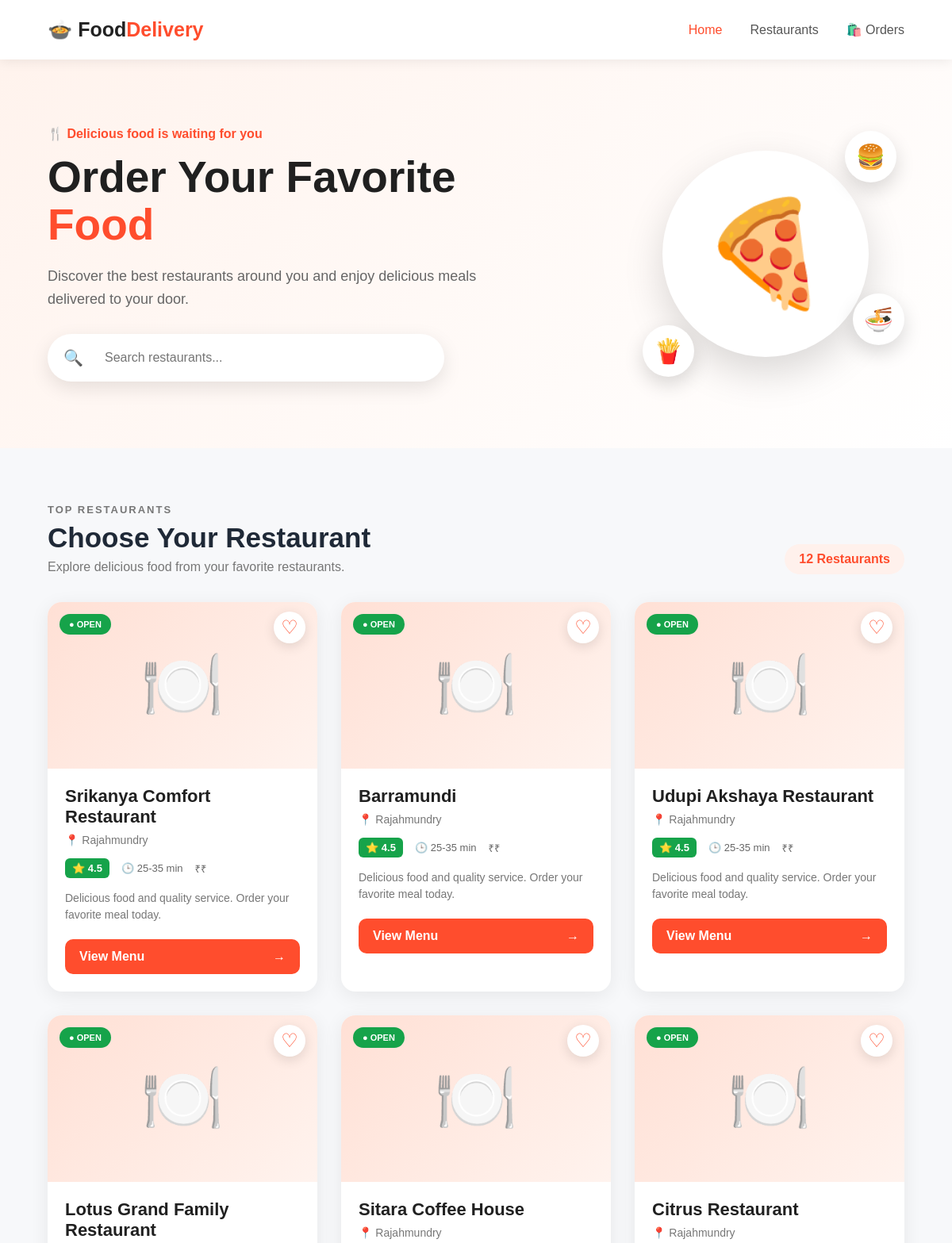
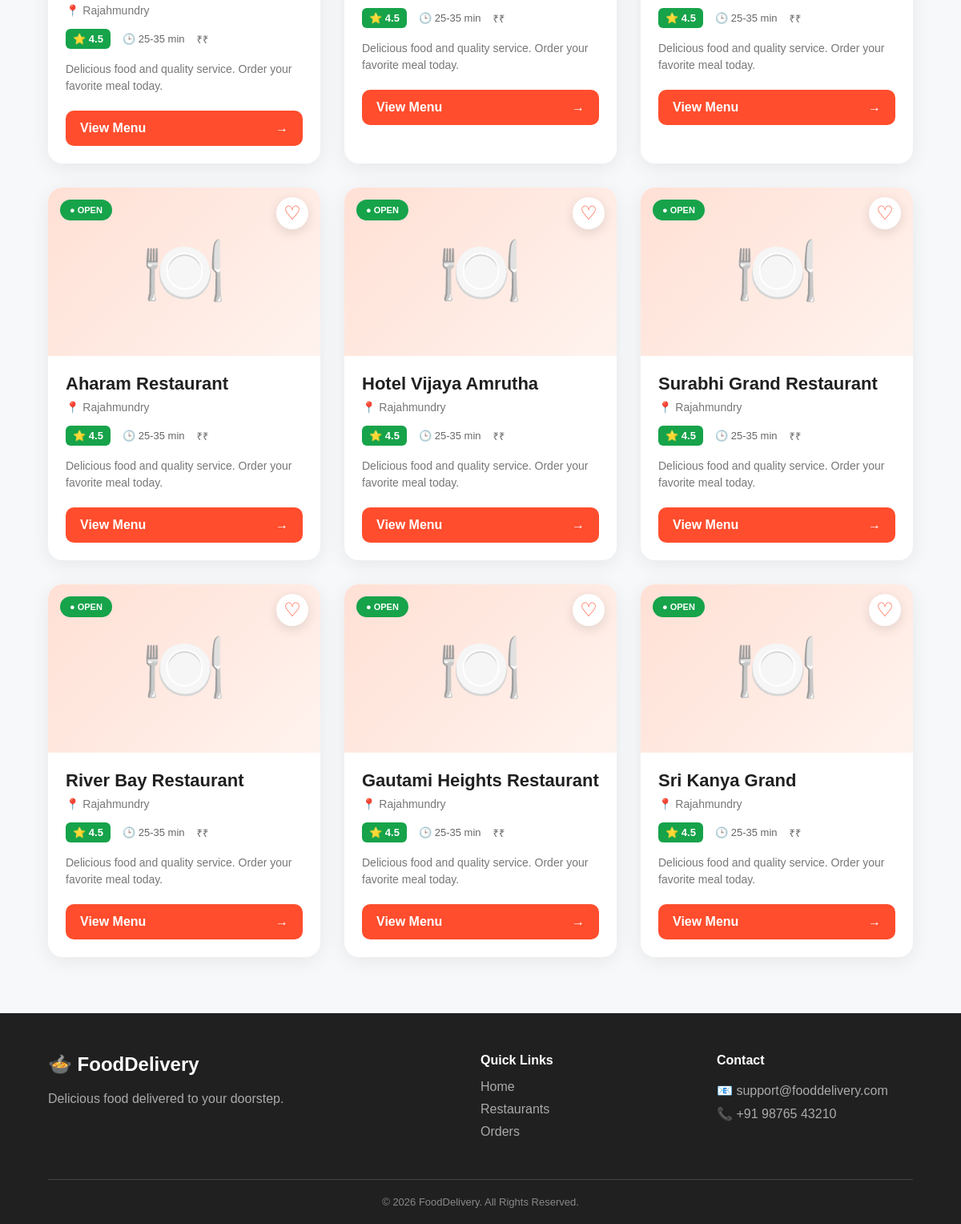
The page / on the database its author committed (2 pictures, top to bottom).
### foodapp/models.py (models this page shows, shortened)
class Restaurant(models.Model):
    name = models.CharField(max_length=100)
    location = models.CharField(
        max_length=200,
        default="Rajahmundry"
    )
    image = models.ImageField(
        upload_to="restaurants/",
        null=True,
        blank=True
    )

### foodapp/views.py (the view)
def home(request):
    restaurants = Restaurant.objects.all()
    return render(
        request,
        "foodapp/home.html",
        {
            "restaurants": restaurants
        }
    )

### foodapp/templates/foodapp/home.html (shortened to what this page needs)
{% load static %}
<!DOCTYPE html>
<html lang="en">
<head>
    <link
        rel="stylesheet"
        href="{% static 'css/restaurants.css' %}"
    >
</head>
<body>
<nav class="navbar">
    <div class="nav-container">
        <a
            href="{% url 'home' %}"
            class="logo"
        >
            🍲 Food<span class="logo-color">Delivery</span>
        </a>
        <div class="nav-links">
            <a
                href="{% url 'home' %}"
                class="active"
            >
                Home
            </a>
            <a href="#restaurants">
                Restaurants
            </a>
            <a href="{% url 'order_list' %}">
                🛍️ Orders
            </a>
        </div>
    </div>
</nav>
<section class="hero">
    <div class="hero-content">
        <div class="hero-text">
            <p class="small-title">
                🍴 Delicious food is waiting for you
            </p>
            <h1>
                Order Your Favorite
                <span>Food</span>
            </h1>
            <p class="hero-description">
                Discover the best restaurants around you
                and enjoy delicious meals delivered to your door.
            </p>
            <div class="search-box">
                <span>🔍</span>
                <input
                    type="text"
                    id="searchInput"
                    placeholder="Search restaurants..."
                    onkeyup="searchRestaurants()"
                >
            </div>
        </div>
        <div class="hero-image">
            <div class="food-circle">
                🍕
            </div>
            <div class="floating-food food-one">
                🍔
            </div>
            <div class="floating-food food-two">
                🍟
            </div>
            <div class="floating-food food-three">
                🍜
            </div>
        </div>
    </div>
</section>
<section
    class="restaurants-section"
    id="restaurants"
>
    <div class="section-heading">
        <div>
            <p class="section-small-title">
                TOP RESTAURANTS
            </p>
            <h2>
                Choose Your Restaurant
            </h2>
            <p>
                Explore delicious food from your favorite restaurants.
            </p>
        </div>
        <div class="restaurant-count">
            {{ restaurants|length }} Restaurants
        </div>
    </div>
    <div
        class="restaurant-grid"
        id="restaurantGrid"
    >
        {% for restaurant in restaurants %}
        <div
            class="restaurant-card"
            data-name="{{ restaurant.name|lower }}"
        >
            <div class="restaurant-image">
                {% if restaurant.image %}
                    <img
                        src="{{ restaurant.image.url }}"
                        alt="{{ restaurant.name }}"
                    >
                {% else %}
                    <div class="default-food-image">
                        🍽️
                    </div>
                {% endif %}
                <span class="open-badge">
                    ● OPEN
                </span>
                <span class="heart">
                    ♡
                </span>
            </div>
            <div class="restaurant-content">
                <h3>
                    {{ restaurant.name }}
                </h3>
                <p class="location">
                    📍 {{ restaurant.location }}
                </p>
                <div class="restaurant-info">
                    <span class="rating">
                        ⭐ 4.5
                    </span>
                    <span>
                        🕒 25-35 min
                    </span>
                    <span>
                        ₹₹
                    </span>
                </div>
                <p class="restaurant-description">
                    Delicious food and quality service.
                    Order your favorite meal today.
                </p>
                <a
                    href="{% url 'menu' restaurant.id %}"
                    class="menu-button"
                >
                    <span>
                        View Menu
                    </span>
                    <span>
                        →
                    </span>
                </a>
            </div>
        </div>
        {% endfor %}
    </div>
</section>
<footer>
    <div class="footer-content">
        <div>
            <h3>
                🍲 FoodDelivery
            </h3>
            <p>
                Delicious food delivered to your doorstep.
            </p>
        </div>
        <div>
            <h4>
                Quick Links
            </h4>
            <a href="{% url 'home' %}">
                Home
            </a>
            <a href="#restaurants">
                Restaurants
            </a>
            <a href="{% url 'order_list' %}">
                Orders
            </a>
        </div>
        <div>
            <h4>
                Contact
            </h4>
            <p>
                📧 support@fooddelivery.com
            </p>
            <p>
                📞 +91 98765 43210
            </p>
        </div>
    </div>
    <div class="copyright">
        © 2026 FoodDelivery.
        All Rights Reserved.
    </div>
</footer>
</body>
</html>

### rows shown on the page
Restaurant: name "Srikanya Comfort Restaurant", location "Rajahmundry"
Restaurant: name "Barramundi", location "Rajahmundry"
Restaurant: name "Udupi Akshaya Restaurant", location "Rajahmundry"
Restaurant: name "Lotus Grand Family Restaurant", location "Rajahmundry"
Restaurant: name "Sitara Coffee House", location "Rajahmundry"
Restaurant: name "Citrus Restaurant", location "Rajahmundry"
Restaurant: name "Aharam Restaurant", location "Rajahmundry"
Restaurant: name "Hotel Vijaya Amrutha", location "Rajahmundry"
Restaurant: name "Surabhi Grand Restaurant", location "Rajahmundry"
Restaurant: name "River Bay Restaurant", location "Rajahmundry"
Restaurant: name "Gautami Heights Restaurant", location "Rajahmundry"
Restaurant: name "Sri Kanya Grand", location "Rajahmundry"

### other values the page prints
{{ restaurants|length }} "12"
